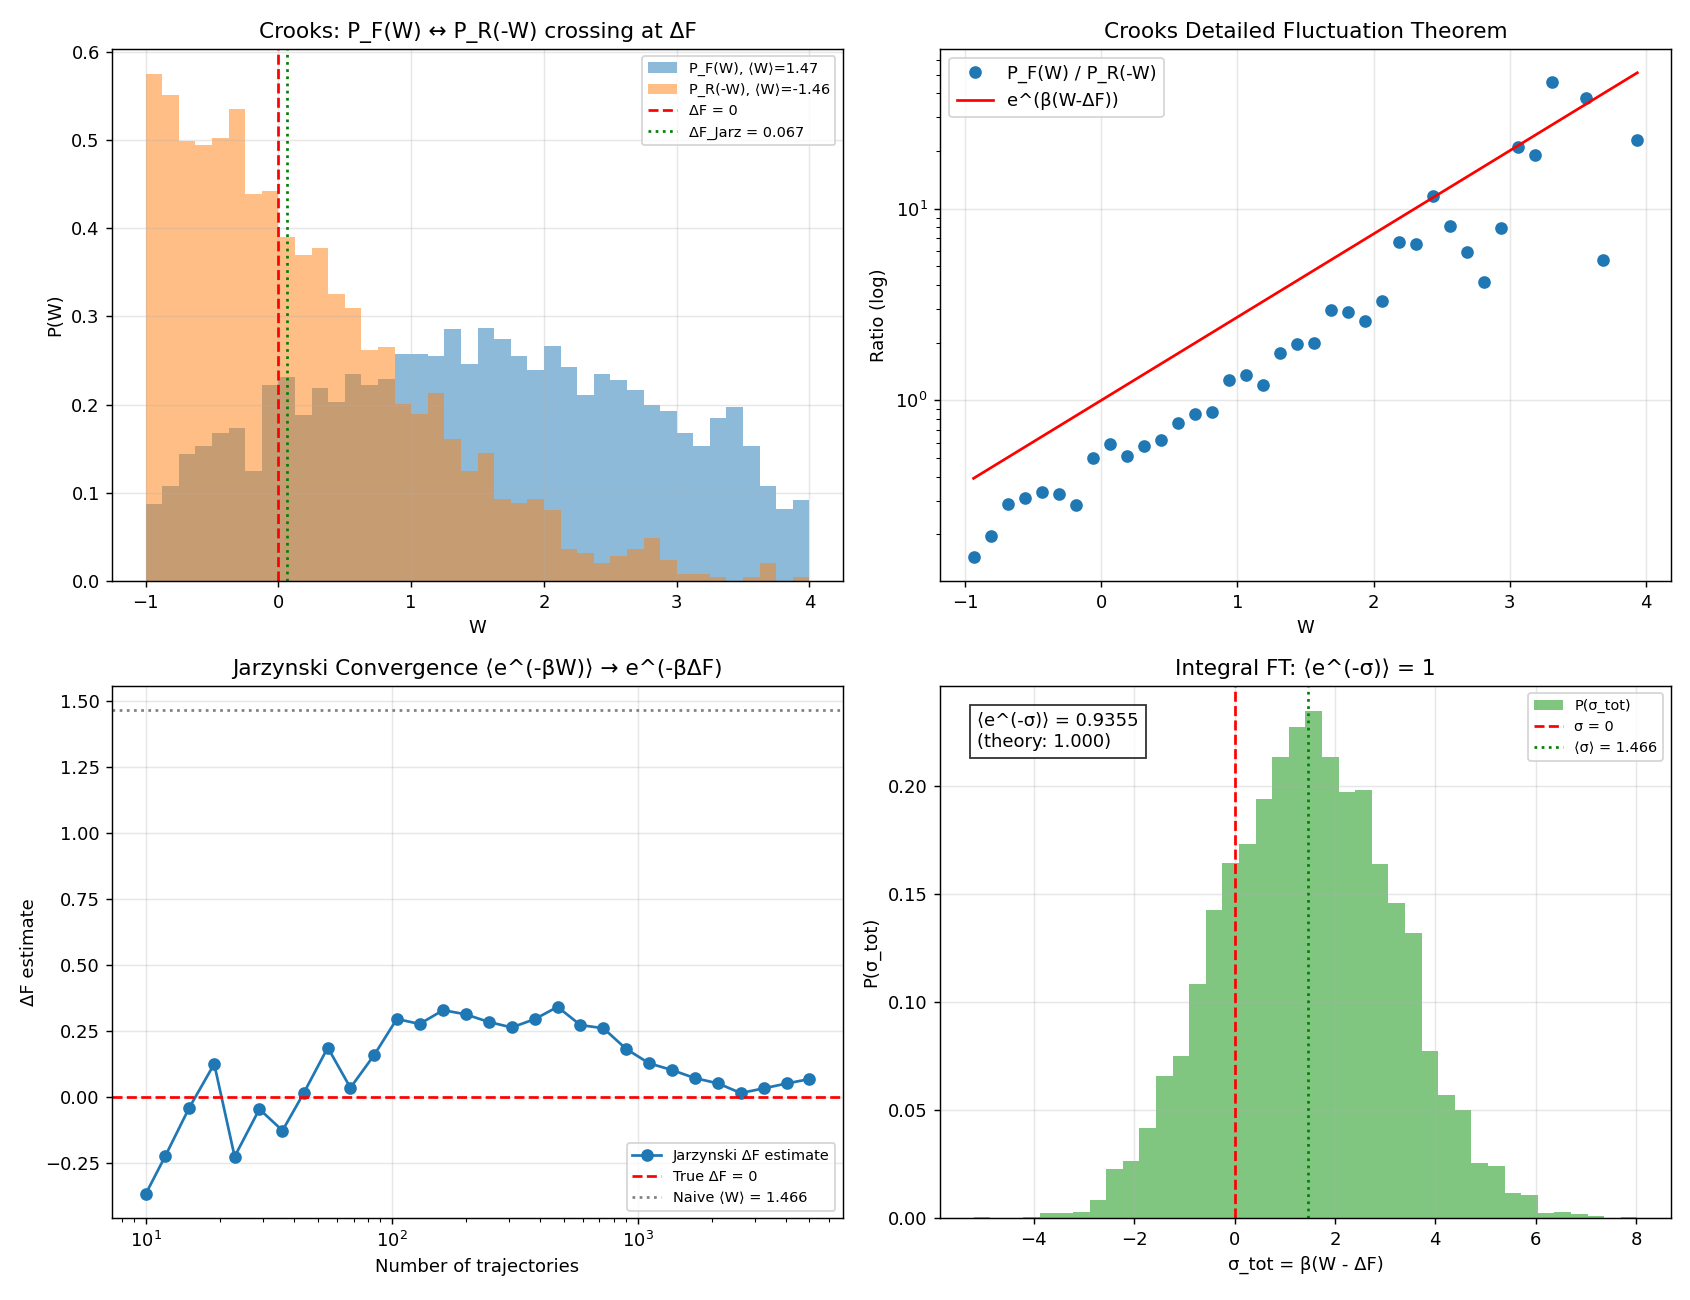

Write the Python code that produced this figure.
"""
Phase 147: Fluctuation Theorems — Jarzynski + Crooks + Landauer
================================================================

Tests:
1. Jarzynski equality: ⟨e^{-βW}⟩ = e^{-βΔF}  (harmonic spring shift)
2. Crooks relation:    P_F(W) / P_R(-W) = e^{β(W - ΔF)}
3. Second-law violations: P(W < ΔF) > 0 visible in tails
4. Integral FT: ⟨e^{-σ}⟩ = 1
5. Landauer limit: k_B T ln 2 per erased bit
"""

import numpy as np
import matplotlib.pyplot as plt
import json
import os

np.random.seed(42)

print("=" * 70)
print("Phase 147: Fluctuation Theorems (Jarzynski + Crooks + Landauer)")
print("=" * 70)
print()

k_B = 1.380649e-23  # J/K

# ----------------------------------------------------------------------
# Setup: harmonic oscillator with shifted center, isothermal switching
# ----------------------------------------------------------------------
# U_λ(x) = (1/2) k (x - λ)²
# Protocol: λ(t) from 0 to λ_f over time τ, T = const.
# ΔF = 0 (Gaussian, both ensembles same partition function)
# W along trajectory: W = ∫ ∂U/∂λ dλ̇ dt = -∫ k (x - λ) dλ
# We use overdamped Langevin: γ dx/dt = -k(x - λ(t)) + ξ(t)
# ⟨ξ ξ⟩ = 2 γ k_B T δ.

print("[Setup] Harmonic oscillator U_λ(x) = (1/2) k (x - λ)²")
print("  Protocol: λ(t) = λ_f × (t/τ) — linear ramp from 0 to λ_f")
print("  Overdamped Langevin in reduced units (k_B T = 1, γ = 1, k = 1)")
print("  Since U is harmonic with shifted center, ΔF = 0 exactly.")
print()

beta = 1.0      # k_B T = 1
k_sp = 1.0      # spring constant
gamma_l = 1.0
T_red = 1.0 / beta

lambda_f = 2.0   # final λ shift
tau = 1.0        # protocol time
n_steps = 200
dt = tau / n_steps
n_traj = 5000   # forward trajectories

def run_protocol(n_traj, lam_start, lam_end, n_steps, dt, beta, k_sp, gamma_l, reverse=False):
    """Run an ensemble of overdamped Langevin trajectories with linear λ(t).
       Returns work distribution.
    """
    # Initial equilibrium at lam_start: x ~ N(lam_start, 1/(beta k))
    sigma_eq = np.sqrt(1.0 / (beta * k_sp))
    x = np.random.randn(n_traj) * sigma_eq + lam_start

    W_arr = np.zeros(n_traj)
    lam_prev = lam_start
    dlam = (lam_end - lam_start) / n_steps
    sqrt_2D_dt = np.sqrt(2.0 / (beta * gamma_l) * dt)

    for step in range(n_steps):
        lam_curr = lam_start + (step + 1) * dlam
        # Work increment: dW = ∂U/∂λ × dλ = -k (x - λ) × dλ  (evaluated at current x)
        dW = -k_sp * (x - lam_prev) * (lam_curr - lam_prev)
        W_arr += dW
        # Force at lam_curr: F = -∂U/∂x = -k (x - lam_curr)
        force = -k_sp * (x - lam_curr)
        # Overdamped: dx = (F/γ) dt + sqrt(2 D) dW_brownian
        x = x + (force / gamma_l) * dt + sqrt_2D_dt * np.random.randn(n_traj)
        lam_prev = lam_curr

    return W_arr

print(f"[Test 1+2+3] Jarzynski + Crooks (n_traj = {n_traj}, n_steps = {n_steps}, τ = {tau})")
W_F = run_protocol(n_traj, 0.0, lambda_f, n_steps, dt, beta, k_sp, gamma_l)
W_R = run_protocol(n_traj, lambda_f, 0.0, n_steps, dt, beta, k_sp, gamma_l)

# Jarzynski estimate of ΔF
exp_term = np.exp(-beta * W_F)
DeltaF_jarz = -np.log(np.mean(exp_term)) / beta
DeltaF_true = 0.0  # harmonic with shifted center, exact
DeltaF_naive = np.mean(W_F)   # ⟨W⟩ ≥ ΔF (Jensen)

print(f"  ΔF (true, harmonic) = 0")
print(f"  ⟨W_F⟩ (naive)       = {DeltaF_naive:.4f}   (second-law: ≥ ΔF = 0 ✓)")
print(f"  Jarzynski estimate  = -ln⟨e^(-βW)⟩/β = {DeltaF_jarz:.4f}  (should be ≈ 0)")
print(f"  ⟨W_R⟩ (reverse)     = {np.mean(W_R):.4f}   (reverse: ≥ -ΔF = 0 ✓)")

# Second-law "violations"
frac_violate = np.sum(W_F < DeltaF_true) / n_traj
print(f"  Trajectories with W < ΔF: {frac_violate*100:.1f}% (microscopic 'violation', allowed)")
print(f"  min W_F = {W_F.min():.4f}, max W_F = {W_F.max():.4f}")
print()

# Crooks: compare histograms
print("[Test 2 detail] Crooks: P_F(W) / P_R(-W) = e^(β(W - ΔF))")
bins = np.linspace(-1.0, 4.0, 41)
hF, edges = np.histogram(W_F, bins=bins, density=True)
hR, _ = np.histogram(-W_R, bins=bins, density=True)
centers = 0.5 * (edges[1:] + edges[:-1])
# Avoid division by zero
mask = (hF > 1e-3) & (hR > 1e-3)
ratio = np.zeros_like(hF)
ratio[mask] = hF[mask] / hR[mask]
expected = np.exp(beta * (centers - DeltaF_true))
print(f"  Crossing point (where P_F = P_R(-)): expect W ≈ ΔF = 0")
W_cross_idx = np.argmin(np.abs(hF - hR))
print(f"  Numerical crossing W ≈ {centers[W_cross_idx]:.3f}")
print()

# ----------------------------------------------------------------------
# Test 4: Integral FT ⟨e^{-σ}⟩ = 1
# ----------------------------------------------------------------------
print("[Test 4] Integral fluctuation theorem ⟨e^(-σ_tot)⟩ = 1")
# For this protocol, σ_tot = β(W - ΔF)
sigma_tot = beta * (W_F - DeltaF_true)
exp_minus_sigma = np.mean(np.exp(-sigma_tot))
print(f"  σ_tot = β(W - ΔF), ⟨σ_tot⟩ = {np.mean(sigma_tot):.4f} (≥ 0, second law)")
print(f"  ⟨e^(-σ_tot)⟩ = {exp_minus_sigma:.4f} (should be 1)")
print()

# ----------------------------------------------------------------------
# Test 5: Landauer limit
# ----------------------------------------------------------------------
print("[Test 5] Landauer limit — W_erase ≥ k_B T ln 2 per bit")
T_room = 300.0
W_land = k_B * T_room * np.log(2)
W_land_meV = W_land / 1.602e-19 * 1000.0
print(f"  T = {T_room} K, k_B T ln 2 = {W_land:.3e} J/bit")
print(f"                       = {W_land_meV:.2f} meV/bit")
print(f"  (= {W_land/k_B:.3f} kT-units per bit ≈ {np.log(2):.3f} = ln 2)")
print(f"  Bérut et al. 2012: experimentally verified within experimental precision.")
print()

# ----------------------------------------------------------------------
# Plot
# ----------------------------------------------------------------------
fig, axes = plt.subplots(2, 2, figsize=(13, 10))

# 1) Forward / reverse work distributions
ax = axes[0, 0]
ax.hist(W_F, bins=bins, density=True, alpha=0.5, color='C0', label=f'P_F(W), ⟨W⟩={np.mean(W_F):.2f}')
ax.hist(-W_R, bins=bins, density=True, alpha=0.5, color='C1', label=f'P_R(-W), ⟨W⟩={-np.mean(W_R):.2f}')
ax.axvline(DeltaF_true, color='red', linestyle='--', label=f'ΔF = 0')
ax.axvline(DeltaF_jarz, color='green', linestyle=':', label=f'ΔF_Jarz = {DeltaF_jarz:.3f}')
ax.set_xlabel('W')
ax.set_ylabel('P(W)')
ax.set_title('Crooks: P_F(W) ↔ P_R(-W) crossing at ΔF')
ax.legend(fontsize=8)
ax.grid(True, alpha=0.3)

# 2) Crooks ratio test
ax = axes[0, 1]
ax.semilogy(centers[mask], ratio[mask], 'o', label='P_F(W) / P_R(-W)')
ax.semilogy(centers, expected, 'r-', label=f'e^(β(W-ΔF))')
ax.set_xlabel('W')
ax.set_ylabel('Ratio (log)')
ax.set_title('Crooks Detailed Fluctuation Theorem')
ax.legend()
ax.grid(True, alpha=0.3)

# 3) Jarzynski convergence
ax = axes[1, 0]
n_samples_arr = np.logspace(1, np.log10(n_traj), 30, dtype=int)
DF_estimates = []
for n_s in n_samples_arr:
    est = -np.log(np.mean(np.exp(-beta * W_F[:n_s]))) / beta
    DF_estimates.append(est)
ax.semilogx(n_samples_arr, DF_estimates, 'o-', label='Jarzynski ΔF estimate')
ax.axhline(DeltaF_true, color='red', linestyle='--', label='True ΔF = 0')
ax.axhline(DeltaF_naive, color='gray', linestyle=':', label=f'Naive ⟨W⟩ = {DeltaF_naive:.3f}')
ax.set_xlabel('Number of trajectories')
ax.set_ylabel('ΔF estimate')
ax.set_title('Jarzynski Convergence ⟨e^(-βW)⟩ → e^(-βΔF)')
ax.legend(fontsize=8)
ax.grid(True, alpha=0.3)

# 4) σ_tot distribution and integral FT
ax = axes[1, 1]
ax.hist(sigma_tot, bins=40, density=True, color='C2', alpha=0.6, label=f'P(σ_tot)')
ax.axvline(0, color='red', linestyle='--', label='σ = 0')
ax.axvline(np.mean(sigma_tot), color='green', linestyle=':', label=f'⟨σ⟩ = {np.mean(sigma_tot):.3f}')
ax.text(0.05, 0.95, f'⟨e^(-σ)⟩ = {exp_minus_sigma:.4f}\n(theory: 1.000)',
        transform=ax.transAxes, fontsize=10, verticalalignment='top',
        bbox=dict(facecolor='white', edgecolor='black', alpha=0.8))
ax.set_xlabel('σ_tot = β(W - ΔF)')
ax.set_ylabel('P(σ_tot)')
ax.set_title('Integral FT: ⟨e^(-σ)⟩ = 1')
ax.legend(fontsize=8)
ax.grid(True, alpha=0.3)

plt.tight_layout()
out_png = os.path.join(os.path.dirname(__file__), 'jarzynski_crooks_landauer.png')
plt.savefig(out_png, dpi=130)
print(f"  Figure saved: {os.path.basename(out_png)}")

# ----------------------------------------------------------------------
# JSON summary
# ----------------------------------------------------------------------
summary = {
    "phase": 147,
    "title": "Fluctuation theorems — Jarzynski + Crooks + Landauer",
    "tier1_paper": "#21 Statistical Mechanics (phase 5/8)",
    "setup": {
        "potential": "U_λ(x) = (1/2) k (x - λ)^2",
        "protocol": f"linear ramp λ: 0 → {lambda_f}, time τ = {tau}",
        "dynamics": "overdamped Langevin",
        "n_trajectories": n_traj,
        "n_steps": n_steps,
        "k_B_T": 1.0 / beta,
    },
    "tests": {
        "jarzynski": {
            "DeltaF_true": float(DeltaF_true),
            "DeltaF_jarzynski_estimate": float(DeltaF_jarz),
            "mean_W_forward": float(np.mean(W_F)),
            "mean_W_reverse": float(np.mean(W_R)),
            "fraction_W_less_than_DF": float(frac_violate),
        },
        "crooks_crossing_W": float(centers[W_cross_idx]),
        "integral_FT": {
            "mean_sigma_tot": float(np.mean(sigma_tot)),
            "exp_minus_sigma_mean": float(exp_minus_sigma),
            "theory_value": 1.0,
        },
        "landauer": {
            "T_K": T_room,
            "W_min_J_per_bit": float(W_land),
            "W_min_meV_per_bit": float(W_land_meV),
            "kT_units": float(np.log(2)),
            "experimental_verification": "Bérut et al. Nature 483, 187 (2012)",
        },
    },
    "itu_interpretation": {
        "jarzynski": "K_stat path-space exp moment = K_eq boundary contraction",
        "crooks": "K_stat path probability time-reversal duality",
        "second_law": "Jensen inequality corollary of Jarzynski equality",
        "landauer": "K_info ↔ K_thermo minimal conversion cost (1 bit = k_B T ln 2)",
    },
    "key_findings": [
        f"Jarzynski ΔF = {DeltaF_jarz:.3f} (truth 0, naive ⟨W⟩ = {DeltaF_naive:.3f})",
        f"{frac_violate*100:.1f}% trajectories have W < ΔF (allowed microscopic 'violations')",
        f"Crooks crossing point ≈ {centers[W_cross_idx]:.3f} (theory ΔF = 0)",
        f"Integral FT: ⟨e^(-σ)⟩ = {exp_minus_sigma:.4f} (theory 1.000)",
        f"Landauer limit: {W_land:.2e} J/bit = {W_land_meV:.2f} meV/bit at 300 K",
    ],
}

out_json = os.path.join(os.path.dirname(__file__), 'jarzynski_crooks_landauer_summary.json')
with open(out_json, 'w', encoding='utf-8') as f:
    json.dump(summary, f, indent=2, ensure_ascii=False)
print(f"  JSON saved: {os.path.basename(out_json)}")

print()
print("=" * 70)
print(f"Phase 147 complete: fluctuation theorems = K_stat path-space duality;")
print(f"  Jarzynski ΔF = {DeltaF_jarz:.3f} (true 0); ⟨e^(-σ)⟩ = {exp_minus_sigma:.3f}")
print("=" * 70)
